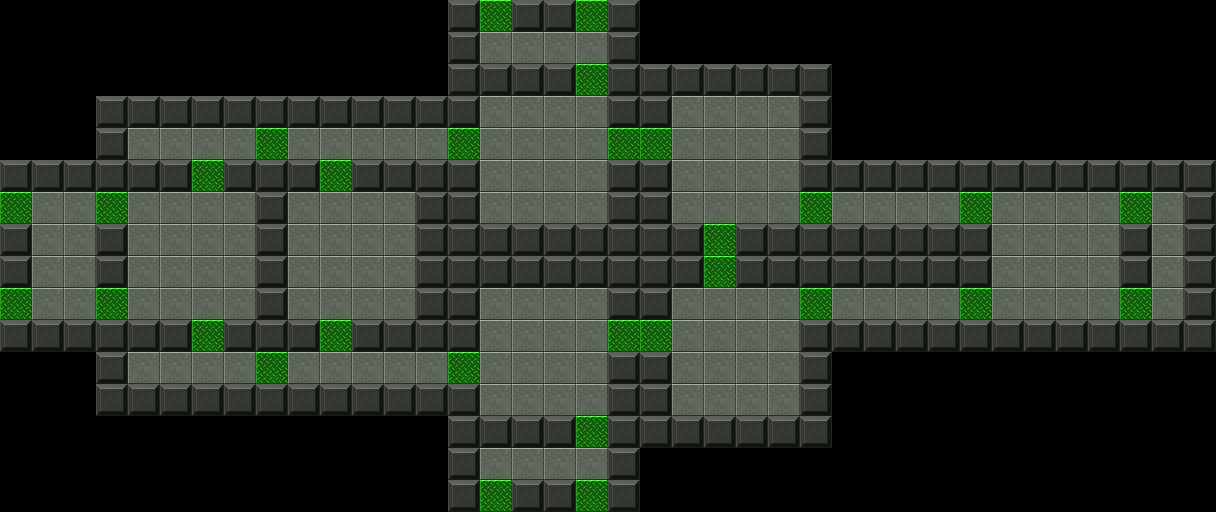

A level layout from a 2D game, rendered from its tile map. Below: a short description, then the map file with its tile-grid data intact:
An orthogonal 38x16 tile map with 32x32 px tiles, 1 tile layer (ground).

<map version="1.2" tiledversion="1.3.5" orientation="orthogonal" renderorder="right-down" width="38" height="16" tilewidth="32" tileheight="32" infinite="0" nextlayerid="2" nextobjectid="1">
 <tileset firstgid="1" name="tiles" tilewidth="32" tileheight="32" tilecount="140" columns="14">
  <image source="gridtiles.png" width="448" height="320" />
  <tile id="19">
   <properties>
    <property name="collide" type="bool" value="true" />
   </properties>
  </tile>
  <tile id="29">
   <properties>
    <property name="cost" type="int" value="2" />
   </properties>
  </tile>
  <tile id="33">
   <properties>
    <property name="collide" type="bool" value="true" />
   </properties>
  </tile>
  <tile id="47">
   <properties>
    <property name="collide" type="bool" value="true" />
   </properties>
  </tile>
  <tile id="57">
   <properties>
    <property name="cost" type="int" value="4" />
   </properties>
  </tile>
  <tile id="61">
   <properties>
    <property name="collide" type="bool" value="true" />
   </properties>
  </tile>
  <tile id="71">
   <properties>
    <property name="cost" type="int" value="3" />
   </properties>
  </tile>
  <tile id="89">
   <properties>
    <property name="collide" type="bool" value="true" />
   </properties>
  </tile>
  <tile id="103">
   <properties>
    <property name="collide" type="bool" value="true" />
   </properties>
  </tile>
 </tileset>
 <layer id="1" name="ground" width="38" height="16">
  <data encoding="csv">
0,0,0,0,0,0,0,0,0,0,0,0,0,0,20,58,20,20,58,20,0,0,0,0,0,0,0,0,0,0,0,0,0,0,0,0,0,0,
0,0,0,0,0,0,0,0,0,0,0,0,0,0,20,1,1,1,1,20,0,0,0,0,0,0,0,0,0,0,0,0,0,0,0,0,0,0,
0,0,0,0,0,0,0,0,0,0,0,0,0,0,20,20,20,20,58,20,20,20,20,20,20,20,0,0,0,0,0,0,0,0,0,0,0,0,
0,0,0,20,20,20,20,20,20,20,20,20,20,20,20,1,1,1,1,20,20,1,1,1,1,20,0,0,0,0,0,0,0,0,0,0,0,0,
0,0,0,20,1,1,1,1,58,1,1,1,1,1,58,1,1,1,1,58,58,1,1,1,1,20,0,0,0,0,0,0,0,0,0,0,0,0,
20,20,20,20,20,20,58,20,20,20,58,20,20,20,20,1,1,1,1,20,20,1,1,1,1,20,20,20,20,20,20,20,20,20,20,20,20,20,
58,1,1,58,1,1,1,1,20,1,1,1,1,20,20,1,1,1,1,20,20,1,1,1,1,58,1,1,1,1,58,1,1,1,1,58,1,20,
20,1,1,20,1,1,1,1,20,1,1,1,1,20,20,20,20,20,20,20,20,20,58,20,20,20,20,20,20,20,20,1,1,1,1,20,1,20,
20,1,1,20,1,1,1,1,20,1,1,1,1,20,20,20,20,20,20,20,20,20,58,20,20,20,20,20,20,20,20,1,1,1,1,20,1,20,
58,1,1,58,1,1,1,1,20,1,1,1,1,20,20,1,1,1,1,20,20,1,1,1,1,58,1,1,1,1,58,1,1,1,1,58,1,20,
20,20,20,20,20,20,58,20,20,20,58,20,20,20,20,1,1,1,1,58,58,1,1,1,1,20,20,20,20,20,20,20,20,20,20,20,20,20,
0,0,0,20,1,1,1,1,58,1,1,1,1,1,58,1,1,1,1,20,20,1,1,1,1,20,0,0,0,0,0,0,0,0,0,0,0,0,
0,0,0,20,20,20,20,20,20,20,20,20,20,20,20,1,1,1,1,20,20,1,1,1,1,20,0,0,0,0,0,0,0,0,0,0,0,0,
0,0,0,0,0,0,0,0,0,0,0,0,0,0,20,20,20,20,58,20,20,20,20,20,20,20,0,0,0,0,0,0,0,0,0,0,0,0,
0,0,0,0,0,0,0,0,0,0,0,0,0,0,20,1,1,1,1,20,0,0,0,0,0,0,0,0,0,0,0,0,0,0,0,0,0,0,
0,0,0,0,0,0,0,0,0,0,0,0,0,0,20,58,20,20,58,20,0,0,0,0,0,0,0,0,0,0,0,0,0,0,0,0,0,0
</data>
 </layer>
</map>
